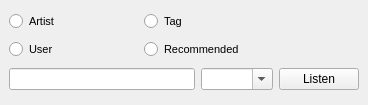
<?xml version="1.0" encoding="UTF-8"?>
<ui version="4.0">
 <class>LFMRadioWidget</class>
 <widget class="QDockWidget" name="LFMRadioWidget">
  <property name="geometry">
   <rect>
    <x>0</x>
    <y>0</y>
    <width>368</width>
    <height>105</height>
   </rect>
  </property>
  <property name="sizePolicy">
   <sizepolicy hsizetype="MinimumExpanding" vsizetype="Fixed">
    <horstretch>0</horstretch>
    <verstretch>0</verstretch>
   </sizepolicy>
  </property>
  <property name="minimumSize">
   <size>
    <width>368</width>
    <height>105</height>
   </size>
  </property>
  <property name="features">
   <set>QDockWidget::DockWidgetClosable|QDockWidget::DockWidgetVerticalTitleBar</set>
  </property>
  <property name="allowedAreas">
   <set>Qt::AllDockWidgetAreas</set>
  </property>
  <property name="windowTitle">
   <string notr="true">Last.fm</string>
  </property>
  <widget class="QWidget" name="dockWidgetContents">
   <property name="sizePolicy">
    <sizepolicy hsizetype="MinimumExpanding" vsizetype="Preferred">
     <horstretch>0</horstretch>
     <verstretch>0</verstretch>
    </sizepolicy>
   </property>
   <layout class="QGridLayout" name="gridLayout">
    <item row="2" column="4">
     <widget class="QPushButton" name="btn_listen">
      <property name="minimumSize">
       <size>
        <width>0</width>
        <height>0</height>
       </size>
      </property>
      <property name="maximumSize">
       <size>
        <width>80</width>
        <height>200</height>
       </size>
      </property>
      <property name="text">
       <string>Listen</string>
      </property>
      <property name="iconSize">
       <size>
        <width>18</width>
        <height>18</height>
       </size>
      </property>
     </widget>
    </item>
    <item row="0" column="4" rowspan="2">
     <widget class="QLabel" name="lab_lfm">
      <property name="minimumSize">
       <size>
        <width>80</width>
        <height>0</height>
       </size>
      </property>
      <property name="maximumSize">
       <size>
        <width>80</width>
        <height>16777215</height>
       </size>
      </property>
      <property name="text">
       <string/>
      </property>
     </widget>
    </item>
    <item row="0" column="0">
     <widget class="QRadioButton" name="rb_artist">
      <property name="font">
       <font>
        <pointsize>8</pointsize>
       </font>
      </property>
      <property name="text">
       <string>Artist</string>
      </property>
     </widget>
    </item>
    <item row="0" column="1">
     <widget class="QRadioButton" name="rb_tag">
      <property name="font">
       <font>
        <pointsize>8</pointsize>
       </font>
      </property>
      <property name="text">
       <string>Tag</string>
      </property>
     </widget>
    </item>
    <item row="2" column="0" colspan="2">
     <layout class="QHBoxLayout" name="horizontalLayout">
      <item>
       <widget class="QLineEdit" name="le_text"/>
      </item>
      <item>
       <widget class="QComboBox" name="cb_friends">
        <property name="editable">
         <bool>true</bool>
        </property>
       </widget>
      </item>
     </layout>
    </item>
    <item row="1" column="0">
     <widget class="QRadioButton" name="rb_user">
      <property name="font">
       <font>
        <pointsize>8</pointsize>
       </font>
      </property>
      <property name="text">
       <string>User</string>
      </property>
     </widget>
    </item>
    <item row="1" column="1">
     <widget class="QRadioButton" name="rb_recom">
      <property name="font">
       <font>
        <pointsize>8</pointsize>
       </font>
      </property>
      <property name="text">
       <string>Recommended</string>
      </property>
     </widget>
    </item>
   </layout>
  </widget>
 </widget>
 <resources/>
 <connections/>
</ui>
